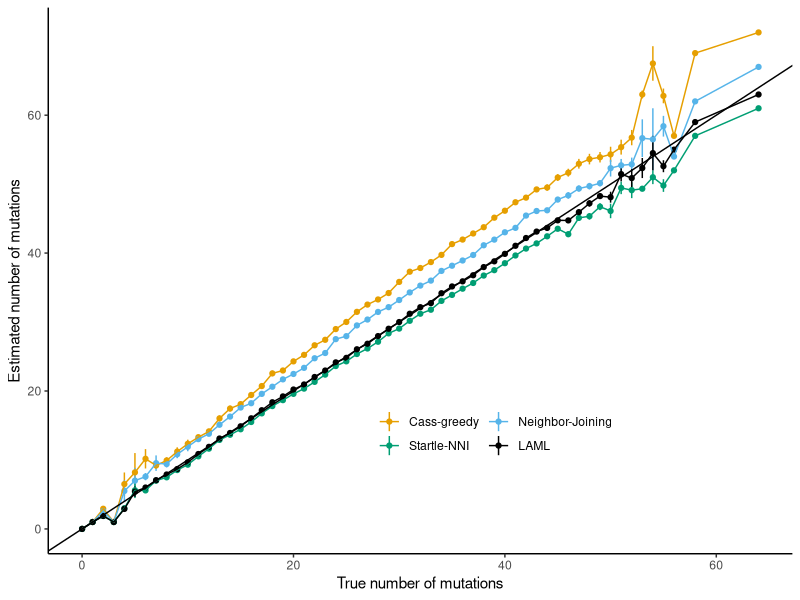
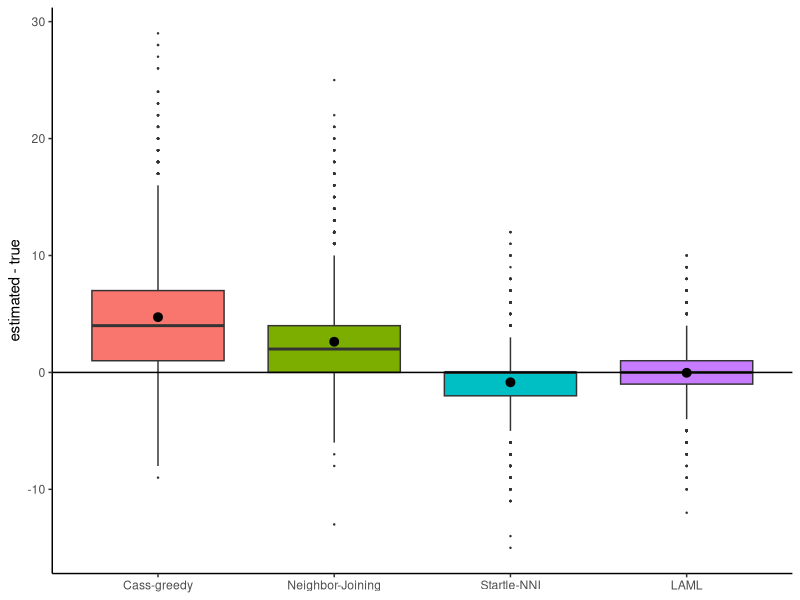
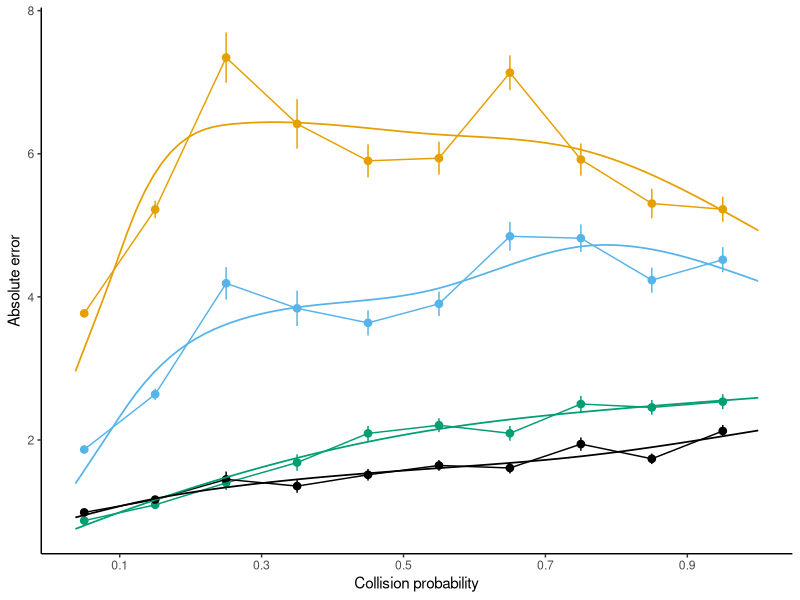
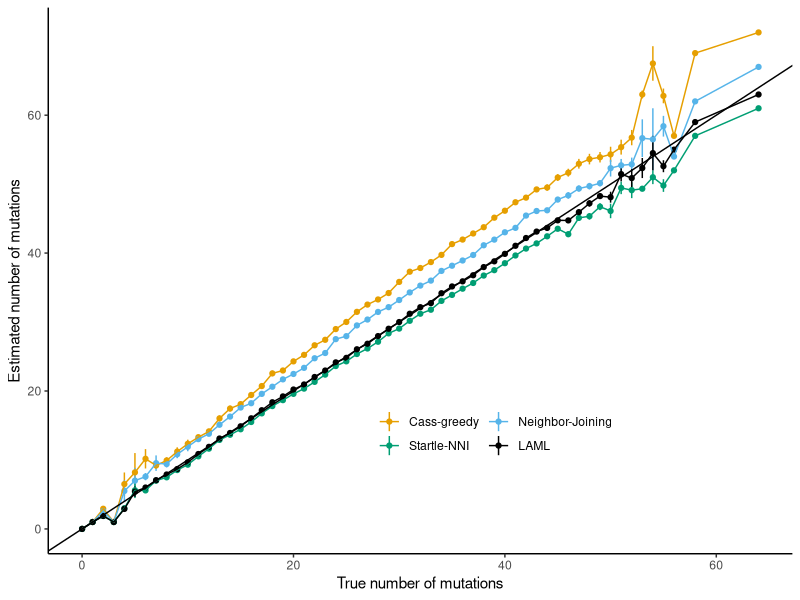
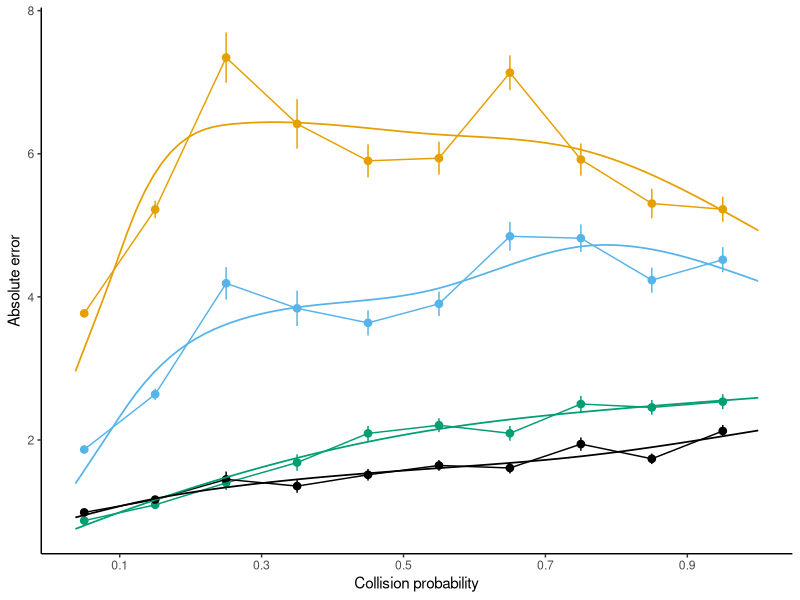

R code for these plots, in order:
setwd("/Users/gc3045/git/laml-experiments/sim_tlscl/Results/mutation_count")

require(ggplot2)

d = read.table("count_mutations.txt",header=T)

d$method = factor(d$method,levels = c("Cass-greedy","NJ","Startle","Problin"),labels=c("Cass-greedy","Neighbor-Joining","Startle-NNI","LAML"))

okabe_ito <- c(
  "#E69F00", "#56B4E9", "#009E73",
  "black", "#0072B2", "#D55E00", "#CC79A7"
)

ggplot(d, aes(x = trueNmus, y = estNmus, colour = method)) +
  stat_summary(size = 0.2, alpha = 1) +
  geom_line(stat = "summary") +
  geom_abline(linetype = 1) +
  xlab("True number of mutations") +
  ylab("Estimated number of mutations") +
  scale_colour_manual(values = okabe_ito[seq_along(unique(d$method))]) +
  guides(colour = guide_legend(nrow = 2, byrow = TRUE)) +
  theme_classic() +
  theme(
    legend.title    = element_blank(),
    legend.position = c(0.60, 0.22)
  )
# ggsave("count_mutations.pdf",width=5,height=5)
ggsave("count_mutations.cbf.pdf",width=5,height=5)

ggplot(d,aes(x=method,y=estNmus-trueNmus,fill=method)) + geom_boxplot(outlier.size = 0.2) + 
  stat_summary() + ylab("estimated - true") + 
  geom_hline(yintercept = 0) + theme_classic() + 
  theme(legend.position="None",axis.title.x = element_blank())
#ggsave("count_mutations_boxplot.pdf",width=4,height=4)

ggplot(d,
       aes(x = collision,
           y = abs(estNmus - trueNmus),
           colour = method)) +
  stat_summary_bin(binwidth = 0.1, size = 0.4) +              # binned means
  geom_line(stat = "summary_bin", binwidth = 0.1) +           # connect them
  geom_smooth(se = FALSE, size = 0.6) +                       # trend lines
  scale_colour_manual(values = okabe_ito[seq_along(unique(d$method))]) +
  scale_x_continuous(breaks = c(0.1, 0.3, 0.5, 0.7, 0.9)) +
  xlab("Collision probability") +
  ylab("Absolute error") +
  theme_classic() +
  theme(
    legend.title    = element_blank(),
    legend.position = "none"         # keep legend suppressed
  )
#ggsave("collision_vs_error.pdf",width=4,height=4)
ggsave("collision_vs_error.cbf.pdf",width=4,height=4)

#########Correlation with collision
with(d[d$method == "Startle-NNI",],cor(collision,abs(trueNmus-estNmus)))
with(d[d$method == "Problin",],cor(collision,abs(trueNmus-estNmus)))
with(d[d$method == "Cass-greedy",],cor(collision,abs(trueNmus-estNmus)))
with(d[d$method == "Neighbor-Joining",],cor(collision,abs(trueNmus-estNmus)))

######### Mean absolute error
with(d[d$method == "Cass-greedy",],mean(abs(trueNmus-estNmus)))
with(d[d$method == "Startle-NNI",],mean(abs(trueNmus-estNmus)))
with(d[d$method == "Problin",],mean(abs(trueNmus-estNmus)))
with(d[d$method == "Neighbor-Joining",],mean(abs(trueNmus-estNmus)))

######### Root mean square error
with(d[d$method == "Cass-greedy",],sqrt(mean((trueNmus-estNmus)**2)))
with(d[d$method == "Startle-NNI",],sqrt(mean((trueNmus-estNmus)**2)))
with(d[d$method == "Problin",],sqrt(mean((trueNmus-estNmus)**2)))
with(d[d$method == "Neighbor-Joining",],sqrt(mean((trueNmus-estNmus)**2)))

######### Bias
with(d[d$method == "Cass-greedy",],mean(estNmus-trueNmus))
with(d[d$method == "Startle-NNI",],mean(estNmus-trueNmus))
with(d[d$method == "Problin",],mean(estNmus-trueNmus))
with(d[d$method == "Neighbor-Joining",],mean(estNmus-trueNmus))
